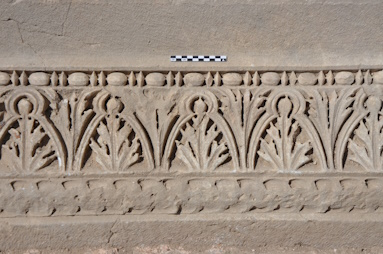
#> input picture dataset/trainset/DSC_0798 2023-10-05 12_04_19.JPG, 383 x 254 px
$ jupyter execute --allow-errors test.ipynb
#> lines starting #> are read from the running program, lines starting #| are printed output that depends on the picture
[cell 1]
"""
prepared example to show the drawing of the boxes

"""

import cv2
import json
import random
from matplotlib.patches import Rectangle
import numpy as np
import matplotlib.pyplot as plt
import os
import sys
sys.path.append('../src/')
#> (the rest of this cell did not finish here and is left out)

[cell 2]
# Load original image
original_image_path = "../dataset/trainset/DSC_0798 2023-10-05 12_04_19.JPG"
original_image = cv2.imread(original_image_path)
#> original_image is the input picture: shape (254, 383, 3); mean B, G, R 130.6, 143.1, 157.1
original_image_gray = cv2.cvtColor(original_image, cv2.COLOR_BGR2GRAY)
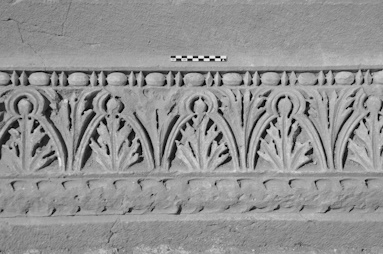
#> original_image_gray: shape (254, 383); min 0, max 239, mean 145.8

# List of paths to segmented images
original_image_basename = os.path.splitext(os.path.basename(original_image_path))[0]
segment_folder = f"../segmentation/{original_image_basename}/"
segment_images_paths = [os.path.join(segment_folder, fname) for fname in os.listdir(segment_folder) if fname.lower().endswith(('.png', '.jpg', '.jpeg'))]

# Convert the original image to RGB for displaying with matplotlib
image_np = cv2.cvtColor(original_image, cv2.COLOR_BGR2RGB)
fig, ax = plt.subplots(1)
ax.imshow(image_np)

# Process each segment image
#> (the rest of this cell did not finish here and is left out)


$ run again, with dataset/trainset/DSC_0111 2023-10-02 13_42_04.JPG copied over dataset/trainset/DSC_0798 2023-10-05 12_04_19.JPG
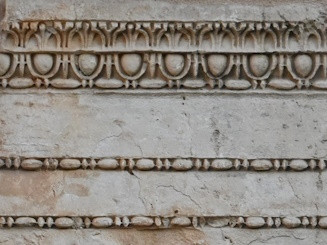
#> input picture dataset/trainset/DSC_0111 2023-10-02 13_42_04.JPG, 327 x 245 px
#> original_image is the input picture: shape (245, 327, 3); mean B, G, R 128.9, 136.2, 142.4
#> `original_image_gray = cv2.cvtColor(original_image, cv2.COLOR_BGR2GRAY)`:
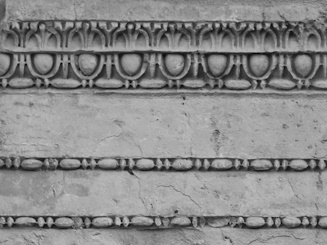
#> original_image_gray: shape (245, 327); min 1, max 200, mean 137.2

$ run again, with dataset/trainset/DSC_0562 2023-10-02 21_20_57.JPG copied over dataset/trainset/DSC_0798 2023-10-05 12_04_19.JPG
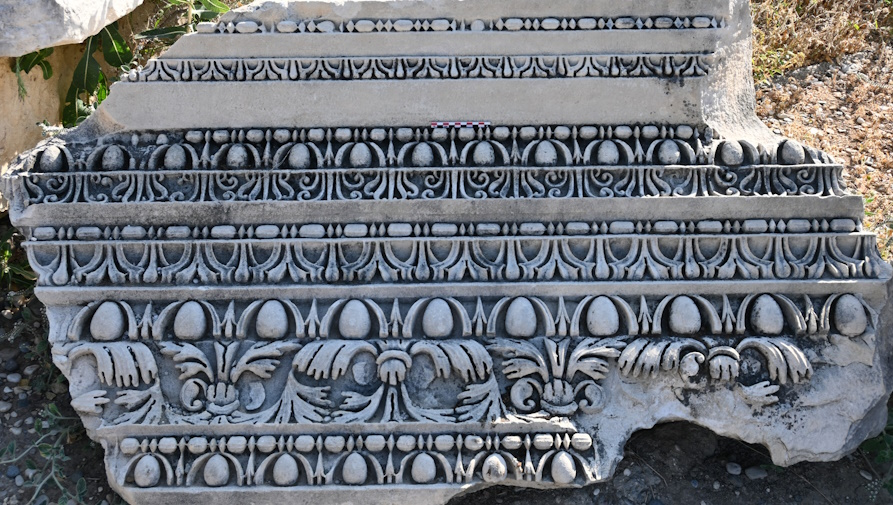
#> input picture dataset/trainset/DSC_0562 2023-10-02 21_20_57.JPG, 893 x 505 px
#> original_image is the input picture: shape (505, 893, 3); mean B, G, R 121, 114.8, 110.9
#> `original_image_gray = cv2.cvtColor(original_image, cv2.COLOR_BGR2GRAY)`:
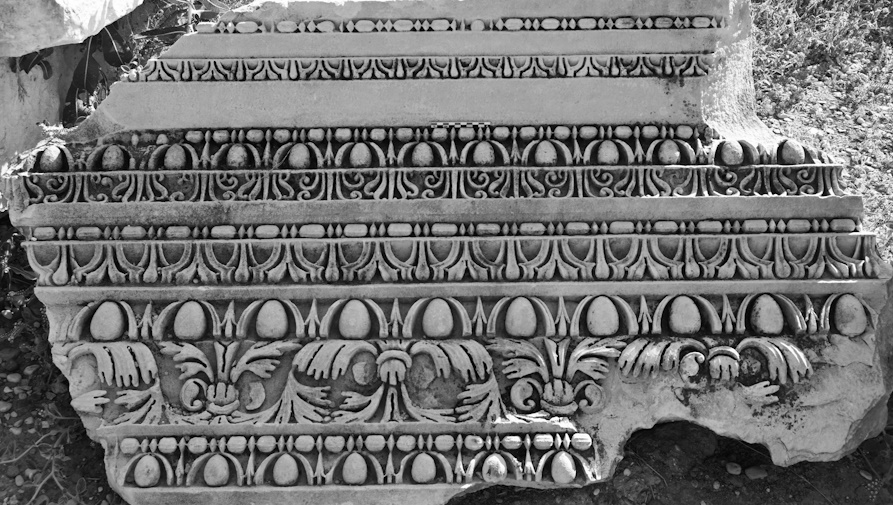
#> original_image_gray: shape (505, 893); min 0, max 255, mean 114.4
